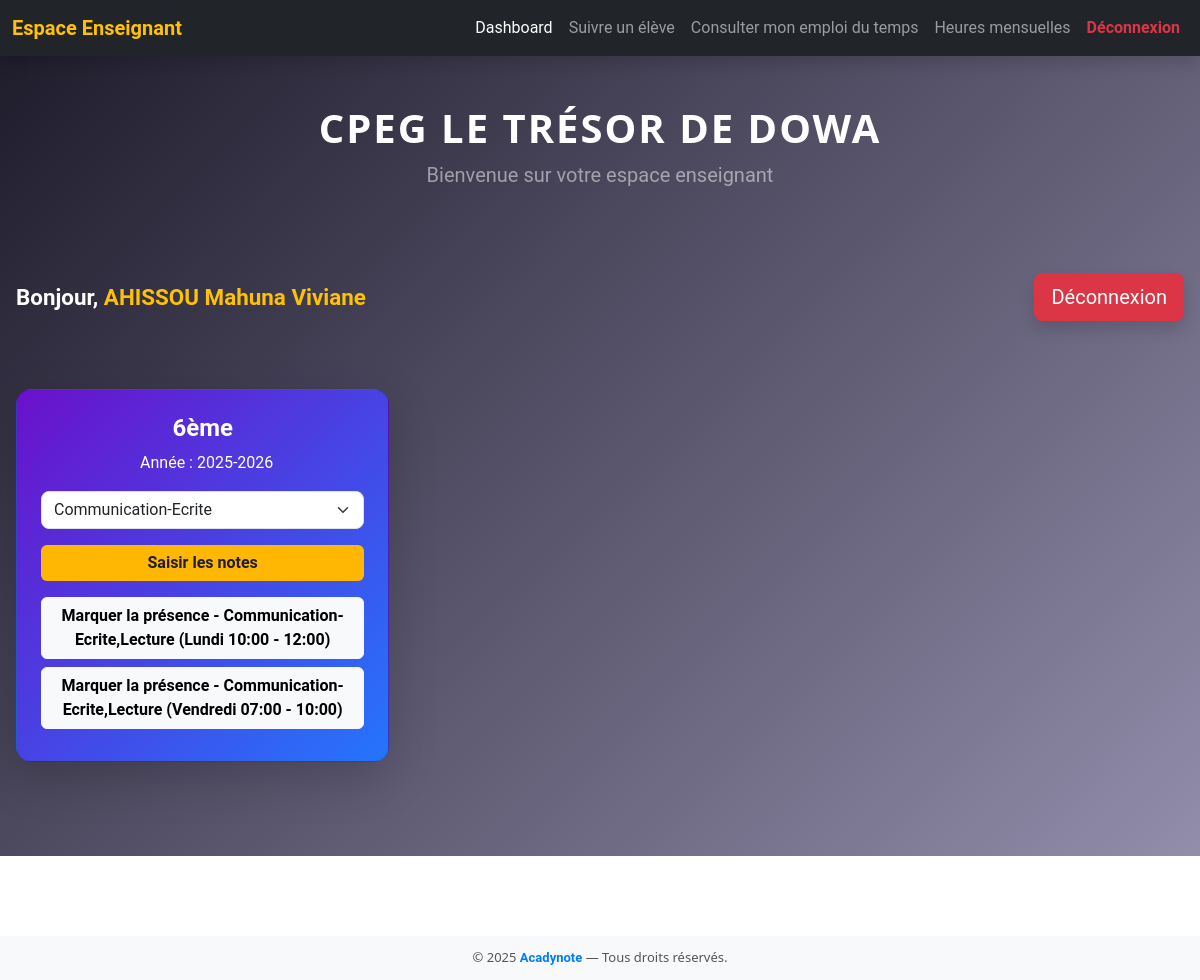
Screenshot of /enseignant/dashboard/ (signed in) with the database file from the repository.
### myapp/models.py (models this page shows, shortened)
class Enseignant(models.Model):
    nom = models.CharField(max_length=150)
    prenoms = models.CharField(max_length=150)
    email = models.EmailField(unique=True)
    password = models.CharField(max_length=255)
    matiere = models.CharField(max_length=255, blank=True)
    classes = models.CharField(max_length=100)  # <-- juste un attribut simple
    annee_academique = models.CharField(max_length=20)
    is_verified = models.BooleanField(default=False)
    otp_code = models.CharField(max_length=6, null=True, blank=True)
    otp_timestamp = models.DateTimeField(null=True, blank=True)

class Horaire(models.Model):
    classe = models.CharField(max_length=20)
    jour = models.CharField(max_length=10)  # Lundi, Mardi...
    heure_debut = models.TimeField()
    heure_fin = models.TimeField()
    matiere = models.CharField(max_length=50)
    enseignant = models.ForeignKey(Enseignant, on_delete=models.CASCADE)
    annee_academique = models.CharField(max_length=20)

### myapp/views.py (the view)
# urls.py: path('enseignant/dashboard/', views.dashboard_enseignant, name='dashboard_enseignant'),
def dashboard_enseignant(request):
    enseignant_id = request.session.get('enseignant_id')
    if not enseignant_id:
        return redirect('enseignant_login')
    try:
        enseignant = Enseignant.objects.get(id=enseignant_id)
    except Enseignant.DoesNotExist:
        return redirect('enseignant_login')
    if enseignant.matiere:
        enseignant.matieres_list = enseignant.matiere.split(",")
    else:
        enseignant.matieres_list = []
    classes = enseignant.classes.split(",") if enseignant.classes else []
    classes_data = []
    for c in classes:
        horaires = Horaire.objects.filter(classe=c, enseignant=enseignant)
        classes_data.append({
            'nom': c,
            'annee_academique': enseignant.annee_academique,
            'horaires': horaires
        })
    school_name = "CPEG LE TRÉSOR DE DOWA"
    success_message = request.GET.get('success', None)
    error_message = request.GET.get('error', None)
    return render(request, 'enseignant/dashboard.html', {
        'enseignant': enseignant,
        'classes': classes_data,
        'school_name': school_name,
        'success': success_message,
        'error': error_message
    })

### myapp/templates/enseignant/dashboard.html (shortened to what this page needs)
{% extends 'base.html' %}
{% block content %}
<nav class="navbar navbar-expand-lg navbar-dark bg-dark shadow">
    <div class="container-fluid">
        <a class="navbar-brand fw-bold text-warning" href="#">Espace Enseignant</a>
        <div class="collapse navbar-collapse" id="navbarMenu">
            <ul class="navbar-nav ms-auto mb-2 mb-lg-0">
                <li class="nav-item">
                    <a class="nav-link active" href="#">Dashboard</a>
                </li>
                <li class="nav-item">
                    <a class="nav-link" href="{% url 'suivre_eleve' %}">Suivre un élève</a>
                </li>
                <li class="nav-item">
                    <a class="nav-link" href="{% url 'mon_emploi_du_temps' enseignant.id %}">Consulter mon emploi du temps</a>
                </li>
                <li class="nav-item">
    <a class="nav-link" href="{% url 'heures_mensuelles' %}">Heures mensuelles</a>
</li>
                <li class="nav-item">
                    <a class="nav-link text-danger fw-bold" href="{% url 'enseignant_logout' %}">Déconnexion</a>
                </li>
            </ul>
        </div>
    </div>
</nav>
<div class="dashboard-container">
    <div class="text-center py-5">
        <h1 class="school-name text-white fw-bold">CPEG LE TRÉSOR DE DOWA</h1>
        <p class="text-white-50 fs-5">Bienvenue sur votre espace enseignant</p>
    </div>
    <div class="d-flex flex-column flex-md-row justify-content-between align-items-center mb-5 gap-3 px-3">
        <h3 class="welcome-text text-white">
            Bonjour, <span class="text-warning">{{ enseignant.nom }} {{ enseignant.prenoms }}</span>
        </h3>
        <a href="{% url 'enseignant_logout' %}" class="btn btn-danger btn-lg shadow">Déconnexion</a>
    </div>
    {% if classes %}
    <div class="row row-cols-1 row-cols-sm-2 row-cols-md-3 g-4 px-3">
        {% for classe in classes %}
        <div class="col">
            <div class="card h-100 text-white shadow-lg" style="background: linear-gradient(135deg, #6a11cb 0%, #2575fc 100%); border-radius: 15px;">
                <div class="card-body p-4">
                    <h4 class="card-title fw-bold text-center">{{ classe.nom }}</h4>
                    <p class="mb-3 text-center">
                         Année : {{ classe.annee_academique }}
                    </p>
                    <form action="{% url 'inserer_notes_classe_enseignant' classe=classe.nom annee_academique=classe.annee_academique %}" method="GET">
                        <select name="matiere" class="form-select mb-3" required>
                            {% for m in enseignant.matieres_list %}
                                <option value="{{ m }}">{{ m }}</option>
                            {% endfor %}
                        </select>
                        <button type="submit" class="btn btn-warning w-100 fw-bold mb-3">Saisir les notes</button>
                    </form>
                    {% for horaire in classe.horaires %}
                    <a href="{% url 'marquer_presence' classe.nom horaire.id %}" class="btn btn-light w-100 fw-bold mb-2">
                        Marquer la présence - {{ horaire.matiere }} ({{ horaire.jour }} {{ horaire.heure_debut|time:"H:i" }} - {{ horaire.heure_fin|time:"H:i" }})
                    </a>
                    {% empty %}
                    <p class="text-center text-warning">Aucun horaire pour cette classe.</p>
                    {% endfor %}
                </div>
            </div>
        </div>
        {% endfor %}
    </div>
    {% else %}
    <p class="text-center text-white fs-5 mt-5">Aucune classe assignée.</p>
    {% endif %}
</div>
{% endblock %}

### myapp/templates/base.html (shortened to what this page needs)
<!doctype html>
<html lang="fr">
<head>
    {% load static %}
    <link rel="stylesheet" href="{% static 'css/bootstrap.min.css' %}">
</head>
<body>
    {% block content %}{% endblock content %}
    <footer>
        &copy; 2025 <strong>Acadynote</strong> — Tous droits réservés.
    </footer>
</body>
</html>

### myapp/templates/base.html (style rules this page uses)
* { font-family: 'Roboto', sans-serif; scroll-behavior: smooth; box-sizing: border-box; transition: all 0.3s ease-in-out; }
.welcome-text { text-align: center; margin: 30px 0; font-size: 24px; font-weight: bold; color: #222; }
a { text-decoration: none; color: white; }
footer { text-align: center; padding: 12px; margin-top: 80px; background-color: #f8f9fa; color: #555; font-family: 'Segoe UI', Verdana, sans-serif; font-size: 13px; }
footer strong { color: #007bff; }

### myapp/templates/enseignant/dashboard.html (style rules this page uses)
.dashboard-container { background: linear-gradient(135deg, #1f1c2c, #928dab); min-height: 100vh; padding-bottom: 50px; }
.school-name { font-family: 'Segoe UI', sans-serif; letter-spacing: 2px; }
.card-title { font-size: 1.5rem; }
.welcome-text { font-size: 1.4rem; }
.btn-warning { background-color: #ffb703; border: none; color: #1f1c2c; }
.card { transition: transform 0.3s, box-shadow 0.3s; }
.form-select { border-radius: 8px; }

### rows the page displays
Enseignant: nom "AHISSOU", prenoms "Mahuna Viviane", nom "6ème", annee_academique "2025-2026", matiere "Communication-Ecrite"
Horaire: matiere "Communication-Ecrite,Lecture", jour "Lundi", heure_debut "10:00", heure_fin "12:00"
Horaire: matiere "Communication-Ecrite,Lecture", jour "Vendredi", heure_debut "07:00", heure_fin "10:00"
